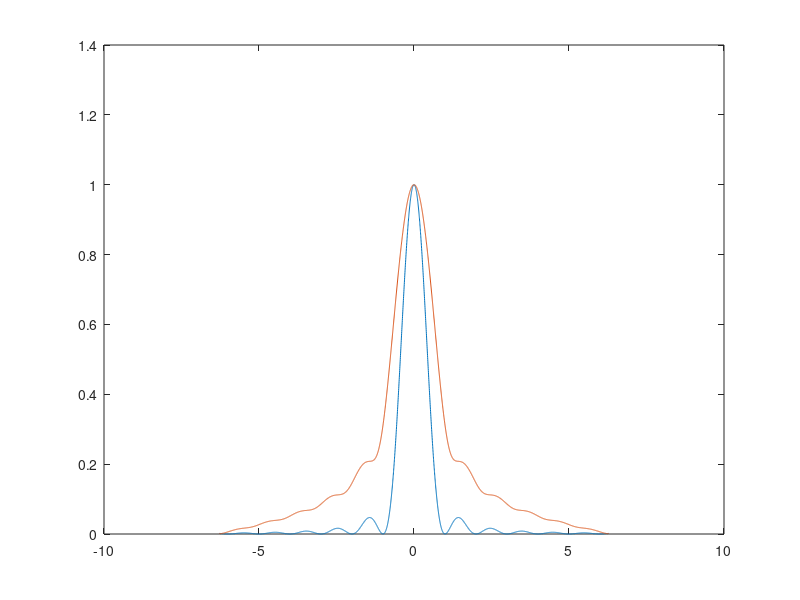
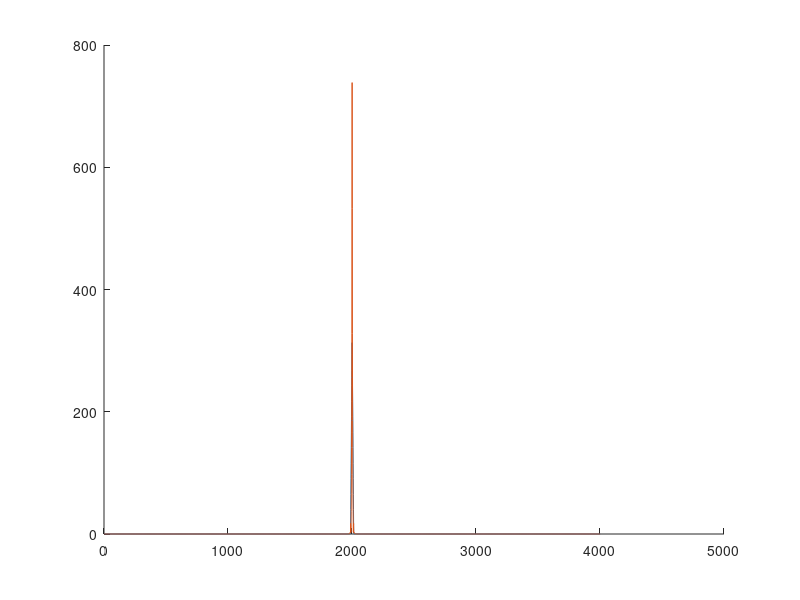

Write the MATLAB code that produced these figures, in order. (Note: this script raises an error after producing the figures.)
%%
close all; clear all 
x = -2*pi:pi/1000:2*pi;

y = sinc(x).^2;

det_y = abs(hilbert(y));

figure
plot(x,y,x,det_y)

figure
hold on
plot(fftshift(abs(fft(y))))
plot(fftshift(abs(fft(det_y))))
hold off

%%
close all; clear all;
load('./mat_files/hw2_foc_psf_v2.mat');
k_rf = fftshift(abs(fft2(rf{1})));
k_env = fftshift(abs(fft2(env{1})));
figure
subplot(211)
imagesc(k_rf)
title('RF k-space')
subplot(212)
imagesc(k_env)
title('Detected k-space')

figure
subplot(211)
hold on
plot(k_rf(310,:))
plot(k_env(340,:))
hold off
subplot(212)
hold on
p1 = plot(k_rf(:,85))
p2 = plot(k_env(:,85))
hold off
legend([p1 p2],{'RF','Detected'})

%% speckle k-space
close all; clear all; 
load('./mat_files/hw5_data_full.mat');
k_rf = fftshift(abs(fft2(rf{10,10}(300:600,:))));
k_env = fftshift(abs(fft2(env{10,10}(300:600,:))));

figure
subplot(211)
imagesc(k_rf)
title('RF k-space')
subplot(212)
imagesc(k_env)
title('Detected k-space')

figure
subplot(211)
hold on
plot(k_rf(134,:))
plot(k_env(151,:))
hold off
subplot(212)
hold on
p1 = plot(k_rf(:,53))
p2 = plot(k_env(:,53))
hold off
legend([p1 p2],{'RF','Detected'})